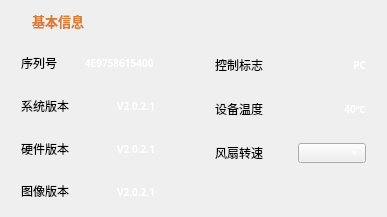
          <widget class="QWidget" name="msg_widget" native="true">
           <property name="minimumSize">
            <size>
             <width>387</width>
             <height>217</height>
            </size>
           </property>
           <property name="maximumSize">
            <size>
             <width>387</width>
             <height>217</height>
            </size>
           </property>
           <property name="styleSheet">
            <string notr="true">#msg_widget{
	border-radius: 18px;
	background-color:rgba(89, 89, 89,1);
}

#msg_widget QLabel {
    color: rgba(255, 255, 255, 0.4);
	font-size: 10px;
	font-weight: 400;
	line-height: 12px;
	letter-spacing: 0px;
	text-align: left;
	
}
</string>
           </property>
           <layout class="QVBoxLayout" name="verticalLayout_4">
            <item>
             <layout class="QHBoxLayout" name="horizontalLayout_16">
              <property name="leftMargin">
               <number>10</number>
              </property>
              <property name="bottomMargin">
               <number>12</number>
              </property>
              <item>
               <widget class="QLabel" name="name1">
                <property name="minimumSize">
                 <size>
                  <width>5</width>
                  <height>16</height>
                 </size>
                </property>
                <property name="maximumSize">
                 <size>
                  <width>5</width>
                  <height>16</height>
                 </size>
                </property>
                <property name="styleSheet">
                 <string notr="true">#name1{
background-color: qlineargradient(spread:pad, x1:0, y1:0, x2:0, y2:1, 
    stop:0 rgba(219, 124, 51, 1), 
    stop:1 rgba(137, 131, 127, 0.73));
border-radius: 2px;
}</string>
                </property>
                <property name="text">
                 <string/>
                </property>
               </widget>
              </item>
              <item>
               <widget class="QLabel" name="label_11">
                <property name="minimumSize">
                 <size>
                  <width>0</width>
                  <height>18</height>
                 </size>
                </property>
                <property name="maximumSize">
                 <size>
                  <width>16777215</width>
                  <height>18</height>
                 </size>
                </property>
                <property name="font">
                 <font>
                  <family>DingTalk JinBuTi</family>
                  <pointsize>-1</pointsize>
                  <bold>false</bold>
                 </font>
                </property>
                <property name="styleSheet">
                 <string notr="true">color: rgba(219, 124, 51, 1);
font-family: DingTalk JinBuTi;
font-size: 13px;
font-weight: 400;
line-height: 14px;
letter-spacing: 0px;
text-align: left;</string>
                </property>
                <property name="text">
                 <string>&lt;html&gt;&lt;head/&gt;&lt;body&gt;&lt;p&gt;&lt;span style=&quot; font-weight:700;&quot;&gt;基本信息&lt;/span&gt;&lt;/p&gt;&lt;/body&gt;&lt;/html&gt;</string>
                </property>
               </widget>
              </item>
             </layout>
            </item>
            <item>
             <layout class="QHBoxLayout" name="horizontalLayout_34">
              <property name="spacing">
               <number>12</number>
              </property>
              <property name="leftMargin">
               <number>10</number>
              </property>
              <item>
               <layout class="QVBoxLayout" name="verticalLayout_2">
                <item>
                 <layout class="QHBoxLayout" name="horizontalLayout_19">
                  <property name="spacing">
                   <number>0</number>
                  </property>
                  <item>
                   <widget class="QLabel" name="label_16">
                    <property name="text">
                     <string>序列号</string>
                    </property>
                   </widget>
                  </item>
                  <item>
                   <spacer name="horizontalSpacer_9">
                    <property name="orientation">
                     <enum>Qt::Orientation::Horizontal</enum>
                    </property>
                    <property name="sizeHint" stdset="0">
                     <size>
                      <width>28</width>
                      <height>20</height>
                     </size>
                    </property>
                   </spacer>
                  </item>
                  <item>
                   <widget class="QLabel" name="sn_msg">
                    <property name="minimumSize">
                     <size>
                      <width>75</width>
                      <height>32</height>
                     </size>
                    </property>
                    <property name="maximumSize">
                     <size>
                      <width>75</width>
                      <height>32</height>
                     </size>
                    </property>
                    <property name="styleSheet">
                     <string notr="true">#sn_msg{
color: rgba(255, 255, 255, 1);
font-family: DingTalk JinBuTi;
font-size: 10px;
font-weight: 600;
line-height: 12px;
letter-spacing: 0px;
text-align: right;
}</string>
                    </property>
                    <property name="text">
                     <string>4E9758615400</string>
                    </property>
                   </widget>
                  </item>
                 </layout>
                </item>
                <item>
                 <layout class="QHBoxLayout" name="horizontalLayout_20">
                  <property name="spacing">
                   <number>0</number>
                  </property>
                  <property name="rightMargin">
                   <number>5</number>
                  </property>
                  <item>
                   <widget class="QLabel" name="label_17">
                    <property name="text">
                     <string>系统版本</string>
                    </property>
                   </widget>
                  </item>
                  <item>
                   <spacer name="horizontalSpacer_10">
                    <property name="orientation">
                     <enum>Qt::Orientation::Horizontal</enum>
                    </property>
                    <property name="sizeHint" stdset="0">
                     <size>
                      <width>28</width>
                      <height>20</height>
                     </size>
                    </property>
                   </spacer>
                  </item>
                  <item>
                   <widget class="QLabel" name="system_msg">
                    <property name="minimumSize">
                     <size>
                      <width>50</width>
                      <height>32</height>
                     </size>
                    </property>
                    <property name="maximumSize">
                     <size>
                      <width>100</width>
                      <height>32</height>
                     </size>
                    </property>
                    <property name="styleSheet">
                     <string notr="true">color: rgba(255, 255, 255, 1);
font-family: DingTalk JinBuTi;
font-size: 10px;
font-weight: 600;
line-height: 12px;
letter-spacing: 0px;
text-align: right;</string>
                    </property>
                    <property name="text">
                     <string>V2.0.2.1</string>
                    </property>
                    <property name="alignment">
                     <set>Qt::AlignmentFlag::AlignRight|Qt::AlignmentFlag::AlignTrailing|Qt::AlignmentFlag::AlignVCenter</set>
                    </property>
                   </widget>
                  </item>
                 </layout>
                </item>
                <item>
                 <layout class="QHBoxLayout" name="horizontalLayout_21">
                  <property name="spacing">
                   <number>0</number>
                  </property>
                  <property name="rightMargin">
                   <number>5</number>
                  </property>
                  <item>
                   <widget class="QLabel" name="label_19">
                    <property name="text">
                     <string>硬件版本</string>
                    </property>
                   </widget>
                  </item>
                  <item>
                   <spacer name="horizontalSpacer_17">
                    <property name="orientation">
                     <enum>Qt::Orientation::Horizontal</enum>
                    </property>
                    <property name="sizeHint" stdset="0">
                     <size>
                      <width>28</width>
                      <height>20</height>
                     </size>
                    </property>
                   </spacer>
                  </item>
                  <item>
                   <widget class="QLabel" name="yingjian_msg">
                    <property name="minimumSize">
                     <size>
                      <width>50</width>
                      <height>32</height>
                     </size>
                    </property>
                    <property name="maximumSize">
                     <size>
                      <width>100</width>
                      <height>32</height>
                     </size>
                    </property>
                    <property name="styleSheet">
                     <string notr="true">color: rgba(255, 255, 255, 1);
font-family: DingTalk JinBuTi;
font-size: 10px;
font-weight: 600;
line-height: 12px;
letter-spacing: 0px;
text-align: right;</string>
                    </property>
                    <property name="text">
                     <string>V2.0.2.1</string>
                    </property>
                    <property name="alignment">
                     <set>Qt::AlignmentFlag::AlignRight|Qt::AlignmentFlag::AlignTrailing|Qt::AlignmentFlag::AlignVCenter</set>
                    </property>
                   </widget>
                  </item>
                 </layout>
                </item>
                <item>
                 <layout class="QHBoxLayout" name="horizontalLayout_22">
                  <property name="spacing">
                   <number>0</number>
                  </property>
                  <property name="rightMargin">
                   <number>5</number>
                  </property>
                  <item>
                   <widget class="QLabel" name="label_18">
                    <property name="text">
                     <string>图像版本</string>
                    </property>
                   </widget>
                  </item>
                  <item>
                   <spacer name="horizontalSpacer_18">
                    <property name="orientation">
                     <enum>Qt::Orientation::Horizontal</enum>
                    </property>
                    <property name="sizeHint" stdset="0">
                     <size>
                      <width>28</width>
                      <height>20</height>
                     </size>
                    </property>
                   </spacer>
                  </item>
                  <item>
                   <widget class="QLabel" name="image_msg">
                    <property name="minimumSize">
                     <size>
                      <width>50</width>
                      <height>32</height>
                     </size>
                    </property>
                    <property name="maximumSize">
                     <size>
                      <width>100</width>
                      <height>32</height>
                     </size>
                    </property>
                    <property name="styleSheet">
                     <string notr="true">color: rgba(255, 255, 255, 1);
font-family: DingTalk JinBuTi;
font-size: 10px;
font-weight: 600;
line-height: 12px;
letter-spacing: 0px;
text-align: right;</string>
                    </property>
                    <property name="text">
                     <string>V2.0.2.1</string>
                    </property>
                    <property name="alignment">
                     <set>Qt::AlignmentFlag::AlignRight|Qt::AlignmentFlag::AlignTrailing|Qt::AlignmentFlag::AlignVCenter</set>
                    </property>
                   </widget>
                  </item>
                 </layout>
                </item>
               </layout>
              </item>
              <item>
               <spacer name="horizontalSpacer_23">
                <property name="orientation">
                 <enum>Qt::Orientation::Horizontal</enum>
                </property>
                <property name="sizeHint" stdset="0">
                 <size>
                  <width>28</width>
                  <height>20</height>
                 </size>
                </property>
               </spacer>
              </item>
              <item>
               <layout class="QVBoxLayout" name="verticalLayout_3">
                <property name="leftMargin">
                 <number>0</number>
                </property>
                <property name="topMargin">
                 <number>2</number>
                </property>
                <property name="rightMargin">
                 <number>5</number>
                </property>
                <item>
                 <layout class="QHBoxLayout" name="horizontalLayout_31">
                  <property name="spacing">
                   <number>0</number>
                  </property>
                  <property name="rightMargin">
                   <number>5</number>
                  </property>
                  <item>
                   <widget class="QLabel" name="sn_msg_8">
                    <property name="text">
                     <string>控制标志</string>
                    </property>
                   </widget>
                  </item>
                  <item>
                   <spacer name="horizontalSpacer_19">
                    <property name="orientation">
                     <enum>Qt::Orientation::Horizontal</enum>
                    </property>
                    <property name="sizeHint" stdset="0">
                     <size>
                      <width>28</width>
                      <height>20</height>
                     </size>
                    </property>
                   </spacer>
                  </item>
                  <item>
                   <widget class="QLabel" name="control_msg">
                    <property name="minimumSize">
                     <size>
                      <width>75</width>
                      <height>32</height>
                     </size>
                    </property>
                    <property name="maximumSize">
                     <size>
                      <width>75</width>
                      <height>32</height>
                     </size>
                    </property>
                    <property name="styleSheet">
                     <string notr="true">color: rgba(255, 255, 255, 1);
font-family: DingTalk JinBuTi;
font-size: 10px;
font-weight: 600;
line-height: 12px;
letter-spacing: 0px;
text-align: right;</string>
                    </property>
                    <property name="text">
                     <string>PC</string>
                    </property>
                    <property name="alignment">
                     <set>Qt::AlignmentFlag::AlignRight|Qt::AlignmentFlag::AlignTrailing|Qt::AlignmentFlag::AlignVCenter</set>
                    </property>
                   </widget>
                  </item>
                 </layout>
                </item>
                <item>
                 <layout class="QHBoxLayout" name="horizontalLayout_32">
                  <property name="spacing">
                   <number>0</number>
                  </property>
                  <property name="rightMargin">
                   <number>5</number>
                  </property>
                  <item>
                   <widget class="QLabel" name="sn_msg_9">
                    <property name="text">
                     <string>设备温度</string>
                    </property>
                   </widget>
                  </item>
                  <item>
                   <spacer name="horizontalSpacer_20">
                    <property name="orientation">
                     <enum>Qt::Orientation::Horizontal</enum>
                    </property>
                    <property name="sizeHint" stdset="0">
                     <size>
                      <width>28</width>
                      <height>20</height>
                     </size>
                    </property>
                   </spacer>
                  </item>
                  <item>
                   <widget class="QLabel" name="temp_msg">
                    <property name="minimumSize">
                     <size>
                      <width>70</width>
                      <height>32</height>
                     </size>
                    </property>
                    <property name="maximumSize">
                     <size>
                      <width>16777215</width>
                      <height>32</height>
                     </size>
                    </property>
                    <property name="styleSheet">
                     <string notr="true">color: rgba(255, 255, 255, 1);
font-family: DingTalk JinBuTi;
font-size: 10px;
font-weight: 600;
line-height: 12px;
letter-spacing: 0px;
text-align: right;</string>
                    </property>
                    <property name="text">
                     <string>40℃</string>
                    </property>
                    <property name="alignment">
                     <set>Qt::AlignmentFlag::AlignRight|Qt::AlignmentFlag::AlignTrailing|Qt::AlignmentFlag::AlignVCenter</set>
                    </property>
                   </widget>
                  </item>
                 </layout>
                </item>
                <item>
                 <layout class="QHBoxLayout" name="horizontalLayout_33">
                  <property name="spacing">
                   <number>0</number>
                  </property>
                  <property name="rightMargin">
                   <number>5</number>
                  </property>
                  <item>
                   <widget class="QLabel" name="sn_msg_11">
                    <property name="minimumSize">
                     <size>
                      <width>0</width>
                      <height>32</height>
                     </size>
                    </property>
                    <property name="maximumSize">
                     <size>
                      <width>16777215</width>
                      <height>32</height>
                     </size>
                    </property>
                    <property name="text">
                     <string>风扇转速</string>
                    </property>
                   </widget>
                  </item>
                  <item>
                   <spacer name="horizontalSpacer_21">
                    <property name="orientation">
                     <enum>Qt::Orientation::Horizontal</enum>
                    </property>
                    <property name="sizeHint" stdset="0">
                     <size>
                      <width>28</width>
                      <height>28</height>
                     </size>
                    </property>
                   </spacer>
                  </item>
                  <item>
                   <widget class="QComboBox" name="fan_speed_comBox">
                    <property name="minimumSize">
                     <size>
                      <width>68</width>
                      <height>20</height>
                     </size>
                    </property>
                    <property name="maximumSize">
                     <size>
                      <width>68</width>
                      <height>20</height>
                     </size>
                    </property>
                    <property name="styleSheet">
                     <string notr="true">color:white;
font-weight: 400;</string>
                    </property>
                   </widget>
                  </item>
                 </layout>
                </item>
                <item>
                 <spacer name="verticalSpacer_2">
                  <property name="orientation">
                   <enum>Qt::Orientation::Vertical</enum>
                  </property>
                  <property name="sizeHint" stdset="0">
                   <size>
                    <width>17</width>
                    <height>13</height>
                   </size>
                  </property>
                 </spacer>
                </item>
               </layout>
              </item>
             </layout>
            </item>
           </layout>
          </widget>
